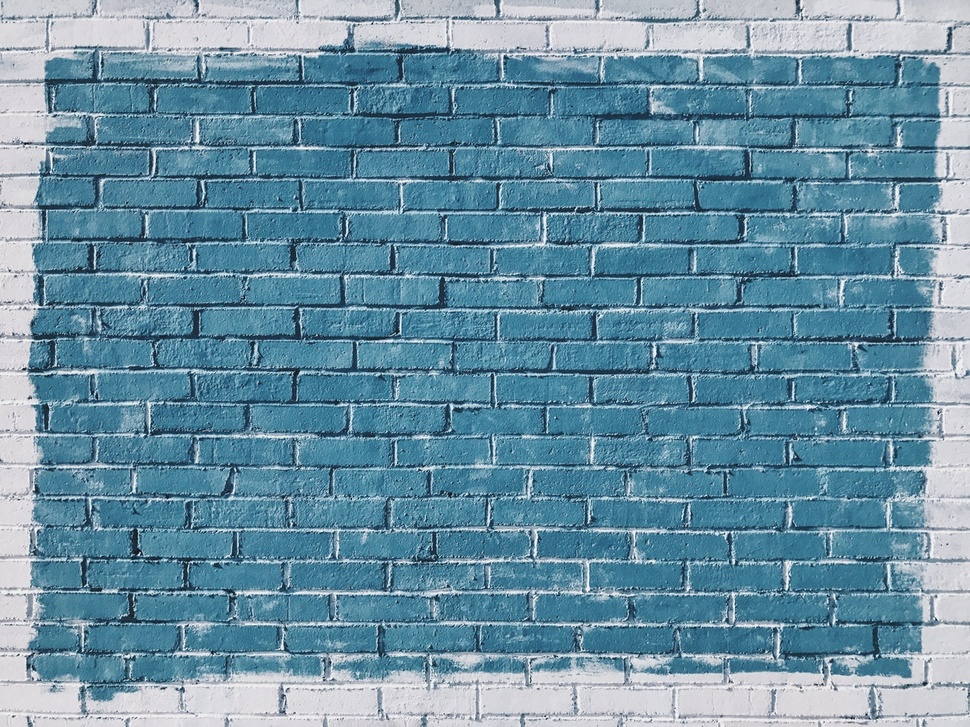
#> input picture DATA/bricks.jpg, 970 x 727 px, shrunk from 1267 x 950 before the run
$ jupyter execute Rotations.ipynb
#> lines starting #> are read from the running program, lines starting #| are printed output that depends on the picture
 # Rotations

cv2.getRotationMatrix2D(rotation_center_x, rotation_center_y, angle of rotation, scale)

[cell 1]
import cv2
import numpy as np

img = cv2.imread('../DATA/bricks.jpg')
#> img is the input picture: shape (727, 970, 3); mean B, G, R 163.5, 144, 104.9

height, width = img.shape[:2]
#> height = 727; width = 970

# R is our rotation matrix
#  R  = |cosx -sinx|
#       |sinx  cosx|
R = cv2.getRotationMatrix2D((width/2,height/2), 90, .5)

img_rotated = cv2.warpAffine(img, R, (width, height))
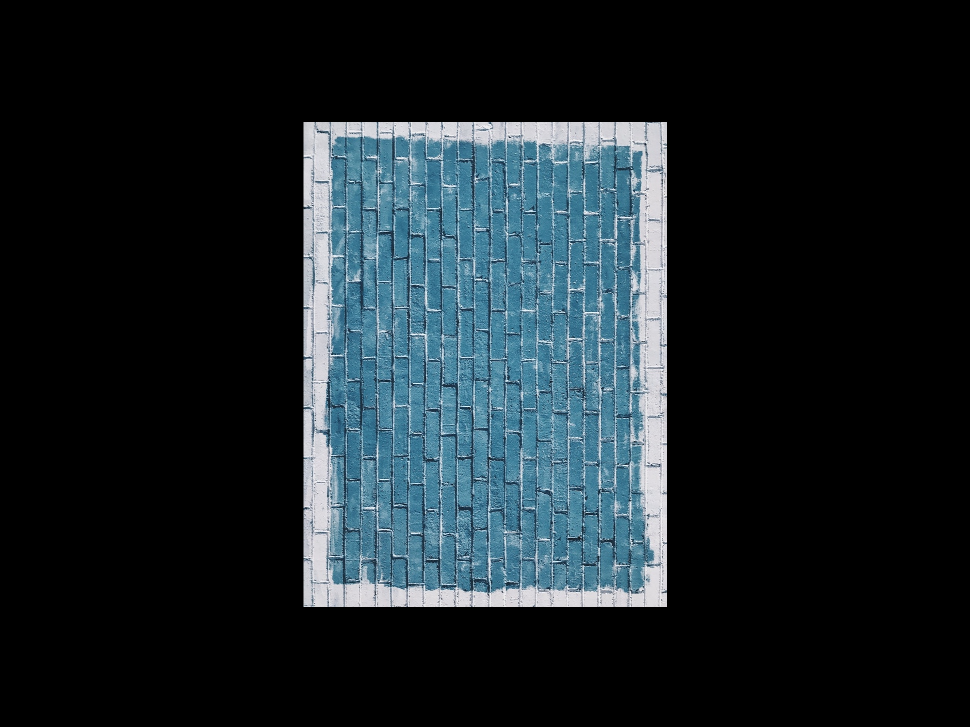
#> img_rotated: shape (727, 970, 3); mean B, G, R 41, 36, 26.3
cv2.imshow('Rotation', img_rotated)
cv2.waitKey()
cv2.destroyAllWindows()


$ run again, with DATA/Nadia_Murad.jpg copied over DATA/bricks.jpg
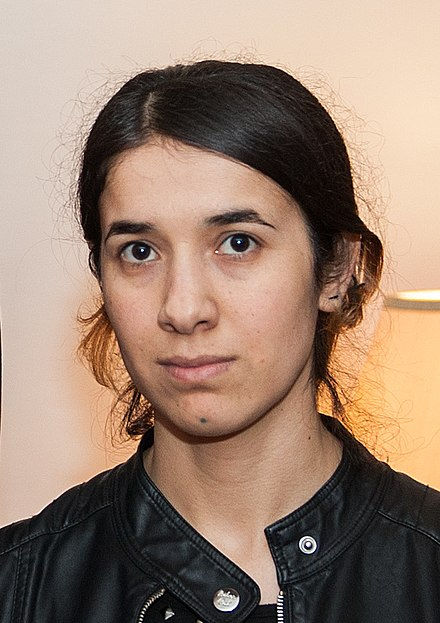
#> input picture DATA/Nadia_Murad.jpg, 440 x 623 px
#> img is the input picture: shape (623, 440, 3); mean B, G, R 112.7, 129.2, 153.8
#> `img_rotated = cv2.warpAffine(img, R, (width, height))`:
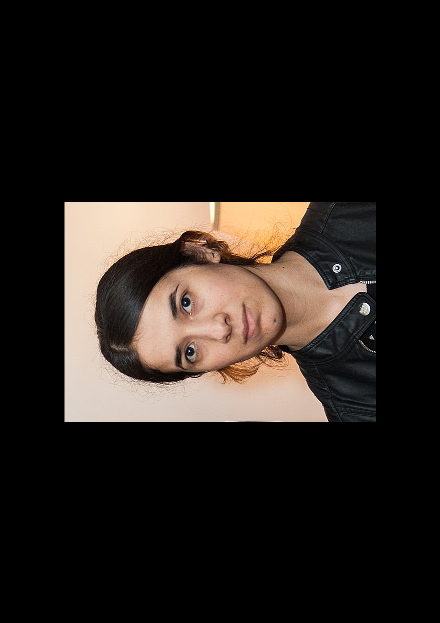
#> img_rotated: shape (623, 440, 3); mean B, G, R 28.2, 32.4, 38.5
